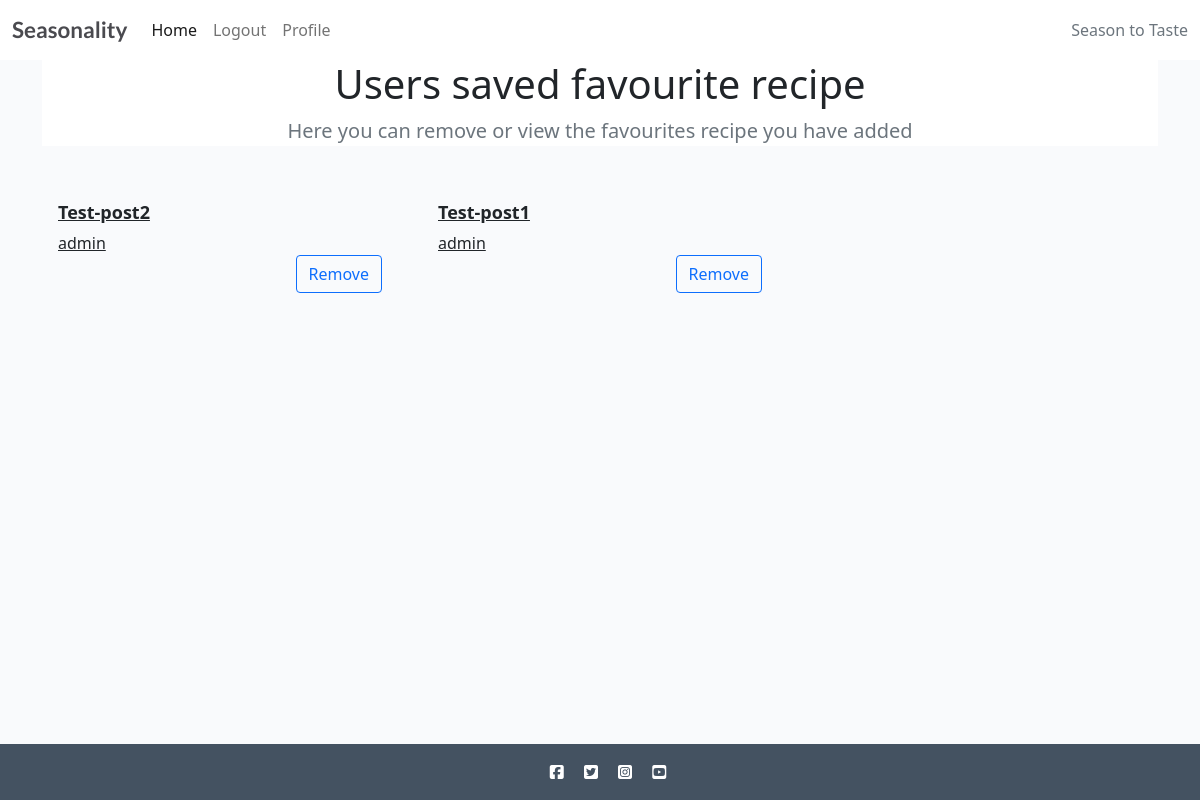
/profile/profile/favourites/ (signed in), run on an earlier commit of the app's database.
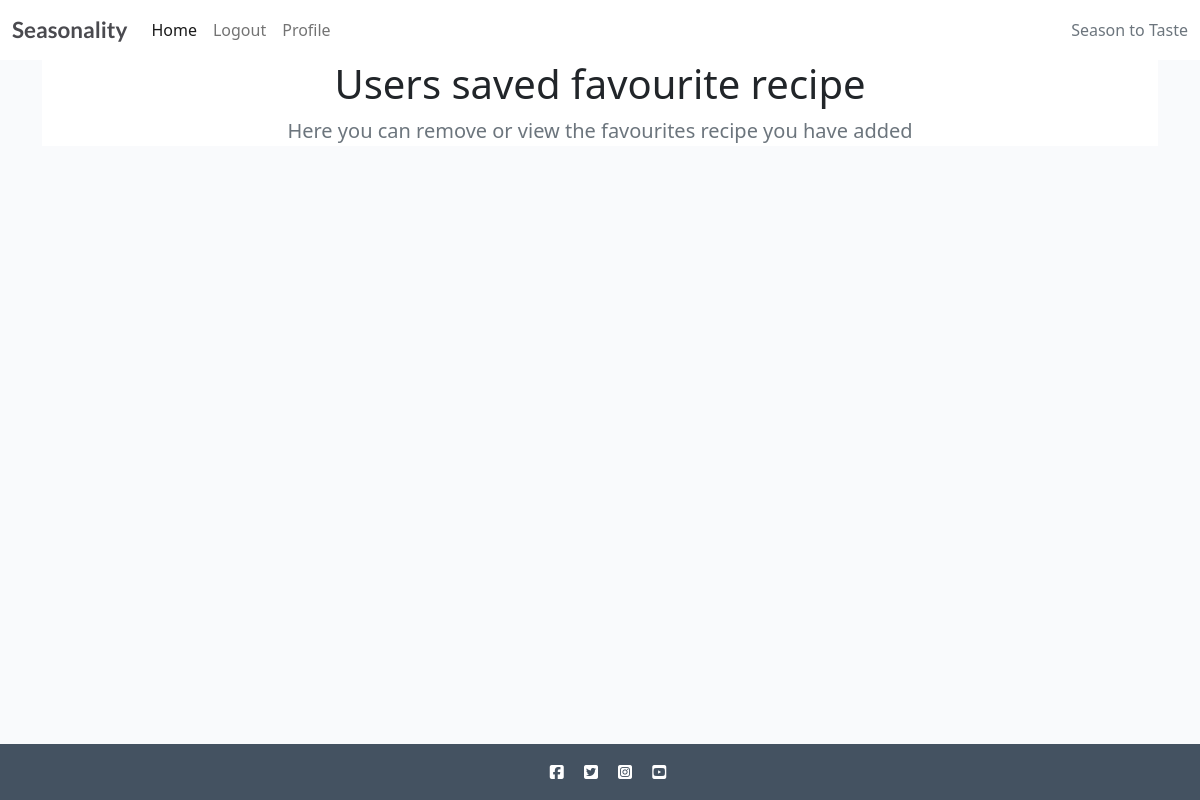
And on a later commit of the database.
### recipebook/models.py (models this page shows, shortened)
class Recipe(models.Model):
    class NewManager(models.Manager):
        def get_queryset(self):
            return super().get_queryset() .filter()
    title = models.CharField(max_length=200, unique=True)
    slug = models.SlugField(max_length=200, unique=True)
    author = models.ForeignKey(
        User, on_delete=models.CASCADE, related_name="recipes"
    )
    diet = models.ForeignKey(
        Diet, on_delete=models.CASCADE, default=True, null=False)
    season = models.ForeignKey(
        Season, on_delete=models.CASCADE, default=True, null=False)
    featured_image = CloudinaryField('image', default='placeholder')
    updated_on = models.DateTimeField(auto_now=True)
    content = models.TextField()
    created_on = models.DateTimeField(auto_now_add=True)
    status = models.IntegerField(choices=STATUS, default=0)
    ingredients = models.TextField(default='placeholder')
    calories = models.IntegerField(default=0)
    fat = models.IntegerField(default=0)
    protein = models.IntegerField(default=0)
    carbs = models.IntegerField(default=0)
    servs = models.IntegerField(default=0)
    favourites = models.ManyToManyField(
        User, related_name='favourite', default=None, blank=True)
    objects = models.Manager()  # default manager
    newmanager = NewManager()  # custom manager
    class Meta:
        ordering = ["-created_on"]

### profiles/views.py (the view)
# urls.py: path('profile/favourites/', views.favourites, name='favourites'),
@login_required
def favourites(request):
    new = Recipe.newmanager.filter(favourites=request.user)
    return render(request, 'profiles/favourites.html', {'new': new})

### templates/profiles/favourites.html (shortened to what this page needs)
{% extends "../base/base.html" %}
{% block content %}
<div class="container">
    <section class="jumbotron text-center bg-white">
        <div class="container">
            <h1>Users saved favourite recipe</h1>
            <p class="lead text-muted">Here you can remove or view the favourites recipe you have added</p>
        </div>
    </section>
    <div>
        <div class="row">
            {% for recipe in new %}
            <div class="col-md-4">
                <a class="text-dark" href="{% url 'recipe_detail' recipe.slug  %}">
                    <div class="card mb-4 box-shadow">
                        <div class="card-body">
                            <h2 style="font-size:18px;font-weight:bold">{{recipe.title}}</h2>
                            <p class="card-text">{{recipe.author}}</p>
                            <div class="d-flex justify-content-between align-items-center">
                                <div id="favourite-section"><a href="{% url 'favourite_add' recipe.id %}"
                                        class="btn btn-outline-primary">Remove</a></div>
                            </div>
                        </div>
                    </div>
                </a>
            </div>
            {% endfor %}
        </div>
    </div>
</div>
{% endblock %}

What changed in the data, as far as the page shows it:
no longer on this page (row edited): Recipe: title "Test-post2", author "admin"
no longer on this page (row edited): Recipe: title "Test-post1", author "admin"
